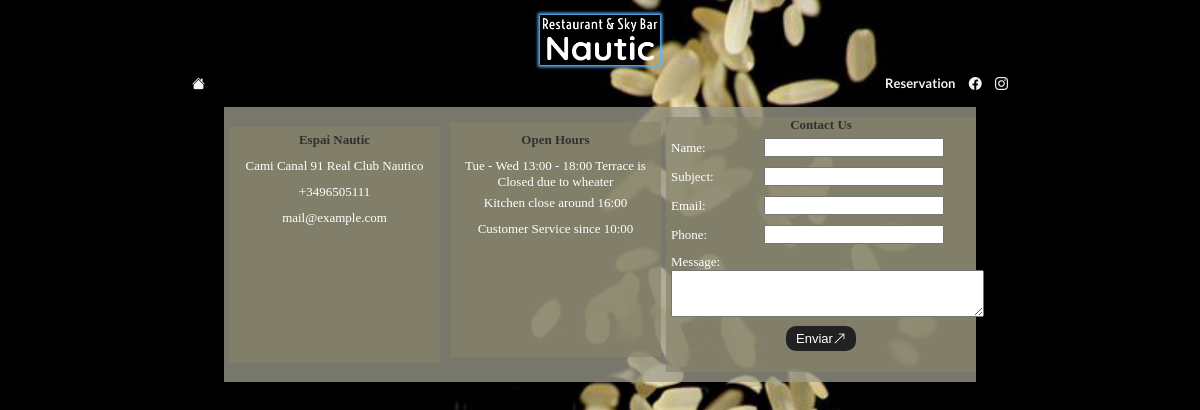
Screenshot of /visit/ with the database file from the repository.
### manager_tools/models.py (models this page shows)
class RestaurantInfo(models.Model):
    name = models.CharField(max_length=60)
    address = models.CharField(max_length=100)
    phone1 = models.CharField(max_length=15)
    phone2 = models.CharField(max_length=15, blank=True, null=True)
    email = models.EmailField()
    open_hours = models.TextField()
    insta = models.URLField(blank=True, null=True)
    face = models.URLField(blank=True,null=True)

### homepage/views.py (the view, shortened to what this page needs)
# urls.py: path('visit/', VisitPageView.as_view(), name='visit'),
class VisitPageView(View):
    template_name = 'homepage/visit.html'
    form_class = ContactForm
    def get(self, request, *args, **kwargs):
        print(os.environ.get('EMAIL_USER_OL'))
        print(os.environ.get('EMAIL_PASSWORD_OL'))
        form = self.form_class()
        restaurant = RestaurantInfo.objects.first()
        return render(request, self.template_name, {'form': form,
                                                    'restaurant': restaurant})

### homepage/forms.py
class ContactForm(forms.Form):
    source = forms.CharField(max_length=50, label="Name")
    subject = forms.CharField(max_length= 60)
    email = forms.EmailField()
    phone = forms.CharField(max_length=15)
    message = forms.CharField(widget=forms.Textarea(attrs={"rows":3, "cols":37}))

### homepage/templates/homepage/visit.html (shortened to what this page needs)
{% extends "homepage/layout.html" %}
{% block body %}
    <section class="d-flex-row f-justify-center d-flex-wrap py-10" id="visitPage">
        <div class="visit-info mx-5 my-10">
            <h3 class="text-dark my-5">{{ restaurant.name }}</h3>
            <p>{{ restaurant.address }}</p>
            <p>{{ restaurant.phone1 }}</p>
            <p>{{ restaurant.email }}</p>
        </div>
        <div class="visit-open-hours mx-5 my-5">
            <h3 class="text-dark my-10">Open Hours</h3>
            {{ restaurant.open_hours }}
            <p>Kitchen close around 16:00</p>
            <p>Customer Service since 10:00</p>
        </div>
        <form action="" method="post" id="contactForm">
            <div class="text-center">
                <h3 class="text-dark">Contact Us</h3>
            </div>
            {{ form.as_p }}
            <div class="text-center">
                <button class="btn-small bg-dark" type="submit">Enviar<i class="bi bi-arrow-up-right"></i></button>
            </div>
        </form>
    </section>
{% endblock %}

### restaurant/static/restaurant/basis.css (style rules this page uses)
:root { --dark-color: #002240; --light-color: #f4f4f4; --site-color-light: #5eb8ff; --site-color-slight: #62efff; }
* { box-sizing: border-box; margin: 0; padding: 0; font-size: 13px; color: white; }
html, body { width: 100%; height: 100%; min-height: 100vh; display: flex; flex-direction: column; flex-wrap: nowrap; align-items: center; }
button { cursor: pointer; }
p { padding: 5px 5px; }

### restaurant/static/restaurant/utils.css (style rules this page uses)
.text-center { text-align: center; }
.text-dark { color: #313030; }
.mx-5 { margin-left: 5px; margin-right: 5px; }
.my-5 { margin-top: 5px; margin-bottom: 5px; }
.my-10 { margin-top: 10px; margin-bottom: 10px; }
.py-10 { padding-top: 10px; padding-bottom: 10px; }
.bg-dark { background-color: #212121; }
.btn-small { padding: 5px 10px; border-radius: 10px 10px; border: 0; }
.d-flex-row { display: flex; flex-direction: row; }
.d-flex-row div { flex: 1; }
.d-flex-wrap { flex-wrap: wrap; }
.f-justify-center { justify-content:center; }

### homepage/static/homepage/styles.css (style rules this page uses)
body { background-color: rgba(15, 15, 15, 0.836); background-image: url("rice-bg-1.jpg"); background-position: center; background-repeat: repeat-y; background-size: cover; }
#eatPage, #drinkPage, #visitPage { background-color: rgba(158, 157, 142, 0.76); }
#contactForm { width: 310px; background-color: rgba(134, 132, 105, 0.671); }
#contactForm label { display: inline-block; width: 30%; }
#contactForm input { display: inline-block; width: 60%; color: black; }
textarea { color: black; }
#contactForm #id_message { display: inline-block; }
.visit-info, .visit-open-hours { background-color: rgba(134, 132, 105, 0.671); min-width: 200px; text-align: center; }
@media (min-width: 768px) { .visit-info, .visit-open-hours { height: 235px; } }

### rows the page displays
RestaurantInfo: name "Espai Nautic", address "Cami Canal 91 Real Club Nautico", phone1 "+3496505111", email "mail@example.com", open_hours "Tue - Wed 13:00 - 18:00 Terrace is Closed due to wheater"
